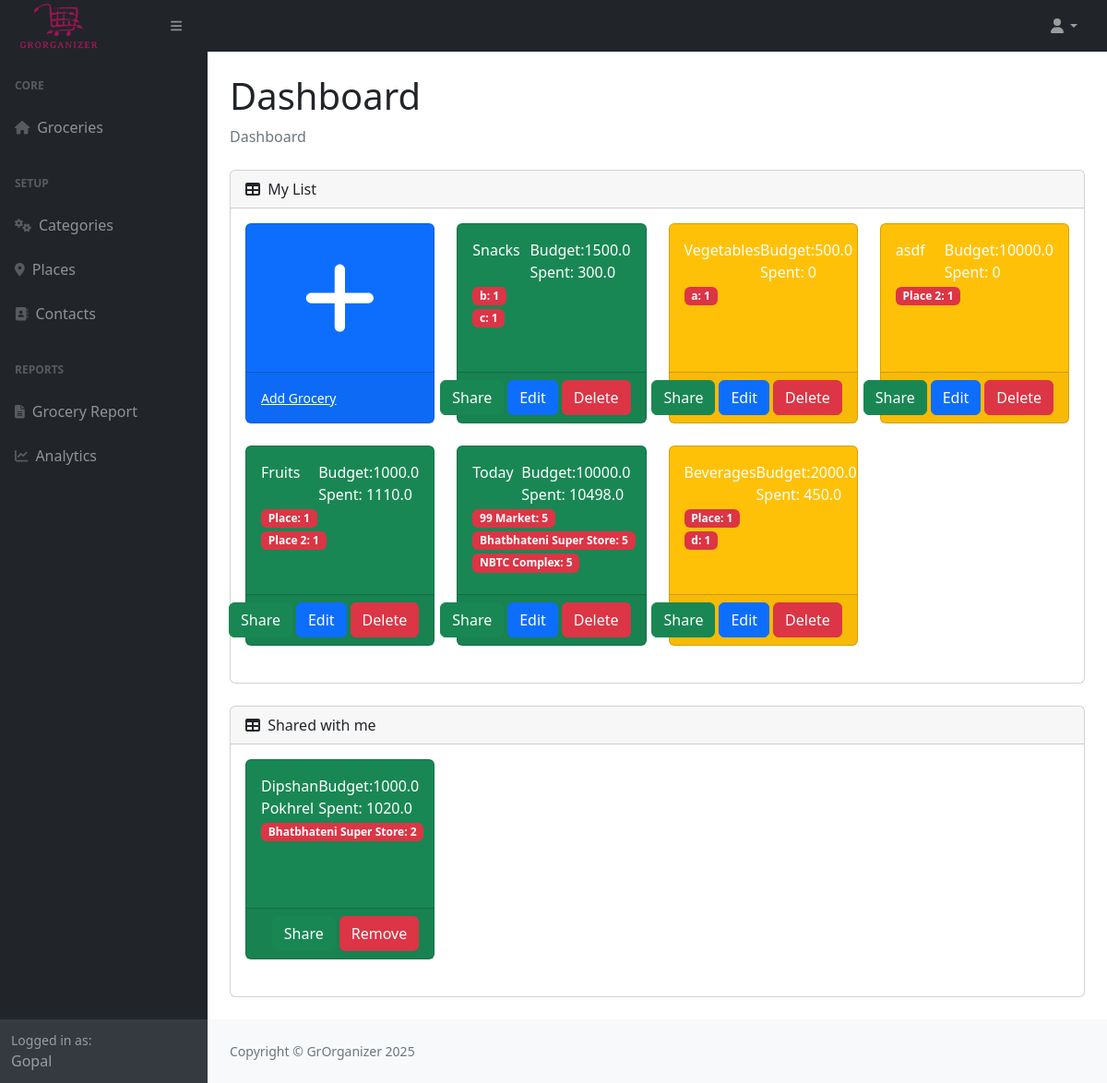
The app's page /dashboard (signed in) with its own data.
### tables this page shows
CREATE TABLE groceries (
    id INTEGER PRIMARY KEY AUTOINCREMENT,
    name TEXT NOT NULL,
    balance REAL NOT NULL DEFAULT 0.0,
    user_id INTEGER NOT NULL,
    created_at DATETIME DEFAULT CURRENT_TIMESTAMP,
    updated_at DATETIME DEFAULT CURRENT_TIMESTAMP, completed BOOLEAN NOT NULL DEFAULT 0, expenditure REAL NOT NULL DEFAULT 0.0,
    FOREIGN KEY (user_id) REFERENCES users (id) ON DELETE CASCADE
);

CREATE TABLE shared_groceries (
    id INTEGER PRIMARY KEY AUTOINCREMENT,
    shared_by INTEGER NOT NULL,  -- User who shared the grocery list
    shared_to INTEGER NOT NULL,  -- User with whom the grocery list is shared
    grocery_id INTEGER NOT NULL, -- The shared grocery list
    created_at DATETIME DEFAULT CURRENT_TIMESTAMP,
    updated_at DATETIME DEFAULT CURRENT_TIMESTAMP,
    FOREIGN KEY (shared_by) REFERENCES users (id) ON DELETE CASCADE,
    FOREIGN KEY (shared_to) REFERENCES users (id) ON DELETE CASCADE,
    FOREIGN KEY (grocery_id) REFERENCES groceries (id) ON DELETE CASCADE,
    UNIQUE (shared_by, shared_to, grocery_id)
);

### app.py (the view)
@app.route("/dashboard")
@login_required
def index():
    groceries = db.execute("SELECT * FROM groceries WHERE user_id = ? ORDER BY updated_at DESC", session.get("user_id"))
    shared = db.execute("SELECT groceries.*, shared_groceries.id as sid FROM shared_groceries JOIN groceries ON groceries.id = shared_groceries.grocery_id WHERE shared_groceries.shared_to = ? ORDER BY groceries.updated_at DESC", session.get("user_id"))
    my_groceries = compute_grocery(groceries)
    shared_groceries = compute_grocery(shared)
    return render_template("index.html", groceries=my_groceries, shared_groceries=shared_groceries)

### app.py (called while the page is built)
def compute_grocery(groceries):
    for grocery in groceries:
        item_count_per_place = db.execute("""
            SELECT places.place, COUNT(grocery_items.id) as count
            FROM grocery_items
            JOIN places ON grocery_items.place_id = places.id
            WHERE grocery_items.grocery_id = ?
            GROUP BY places.place
        """, grocery["id"])
        total_spent = db.execute("SELECT SUM(price) as total FROM grocery_items WHERE grocery_id = ?", grocery["id"])[0]["total"]
        grocery["item_count_per_place"] = item_count_per_place
        grocery["total_spent"] = total_spent if total_spent else 0
    return groceries

### helpers.py (called while the page is built)
def login_required(f):
    @wraps(f)
    def decorated_function(*args, **kwargs):
        if session.get("user_id") is None:
            return redirect("/")
        return f(*args, **kwargs)
    return decorated_function

### templates/index.html (shortened to what this page needs)
{% extends "layout.html" %}
{% block content %}
<main>
  <div class="container-fluid px-4">
    <h1 class="mt-4">Dashboard</h1>
    <ol class="breadcrumb mb-4">
      <li class="breadcrumb-item active">Dashboard</li>
    </ol>
    <div class="card mb-4">
      <div class="card-header">
        <i class="fas fa-table me-1"></i>
        My List
      </div>
      <div class="card-body">
        <div class="row">
          <div class="col-xl-3 col-md-6">
            <div class="card bg-primary text-white mb-4">
              <div class="card-body min-h-card text-center d-flex align-items-center justify-content-center">
                <i class="fas fa-plus" style="font-size: 90px;"></i>
              </div>
              <div class="card-footer d-flex align-items-center justify-content-between min-h-card-foot text-center">
                <a class="small text-white stretched-link" href="/groceries/create">Add Grocery</a>
              </div>
            </div>
          </div>
          {% for grocery in groceries %}
          {% include 'include/grocery_card.html' %}
          {% endfor %}
        </div>
      </div>
    </div>
    <div class="card mb-4">
      <div class="card-header">
        <i class="fas fa-table me-1"></i>
        Shared with me
      </div>
      <div class="card-body">
        <div class="row">
          {% for grocery in shared_groceries %}
          {% include 'include/grocery_card.html' %}
          {% endfor %}
        </div>
      </div>
    </div>
  </div>
</main>
{% endblock content %}

### templates/include/grocery_card.html
<div class="col-xl-3 col-md-6">
    <div class="card {% if grocery.completed %}
  bg-success {% else %} bg-warning {% endif %}  text-white mb-4">
        <div class="card-body cursor-pointer grocery_card min-h-card" data-href="/groceries/shop/{{grocery.id}}">
            <div class="d-flex justify-content-between">
                <div>{{ grocery.name }}</div>
                <div class="d-flex flex-column justify-content-between">
                    <div>
                        Budget:{{ grocery.balance }}
                    </div>
                    <div>
                        Spent: {{ grocery.total_spent }}
                    </div>
                </div>
            </div>
            <div class="d-flex align-items-center justify-content-between">
                <a class="text-white" href="/groceries/shop/{{grocery.id}}">
                    {% for place in grocery.item_count_per_place %}
                    <span class="badge bg-danger">{{ place.place }}: {{ place.count }}</span> <br>
                    {% endfor %}
                </a>
            </div>
        </div>
        <div class="card-footer d-flex align-items-center justify-content-end text-white">
            <a href="/groceries/share/{{ grocery.id }}" class="btn btn-success me-1">Share</a> <br>
            {% if not grocery.sid %}
            <a href="/groceries/edit/{{ grocery.id }}" class="btn btn-primary me-1">Edit</a> <br>
            <a href="/groceries/delete/{{ grocery.id }}" class="btn btn-danger delete">Delete</a>
            {% else %}
            <a href="/groceries/undoshare/{{ grocery.sid }}" class="btn btn-danger delete">Remove</a>
            {% endif %}
        </div>
    </div>
</div>

### records on screen
groceries: name "Snacks", balance "1500.0", total_spent "300.0", place "b" "c", count "1" "1"
groceries: name "Vegetables", balance "500.0", total_spent "0", place "a", count "1"
groceries: name "asdf", balance "10000.0", total_spent "0", place "Place 2", count "1"
groceries: name "Fruits", balance "1000.0", total_spent "1110.0", place "Place" "Place 2", count "1" "1"
groceries: name "Today", balance "10000.0", total_spent "10498.0", place "99 Market" "Bhatbhateni Super Store" "NBTC Complex", count "5" "5" "5"
groceries: name "Beverages", balance "2000.0", total_spent "450.0", place "Place" "d", count "1" "1"
shared_groceries: name "Dipshan Pokhrel", balance "1000.0", total_spent "1020.0", place "Bhatbhateni Super Store", count "2"

### other values on screen
{{ session["user_name"] }} "Gopal"
